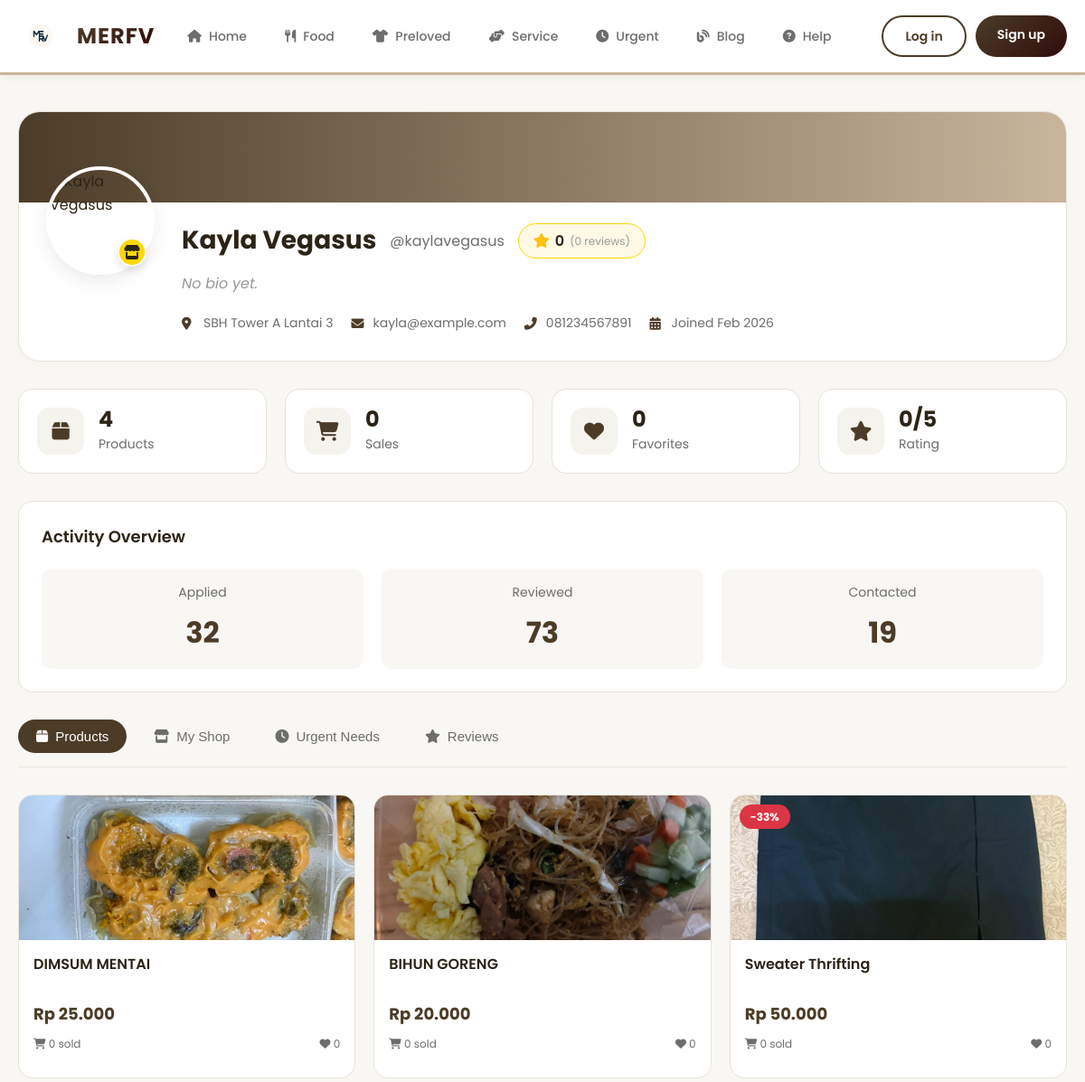
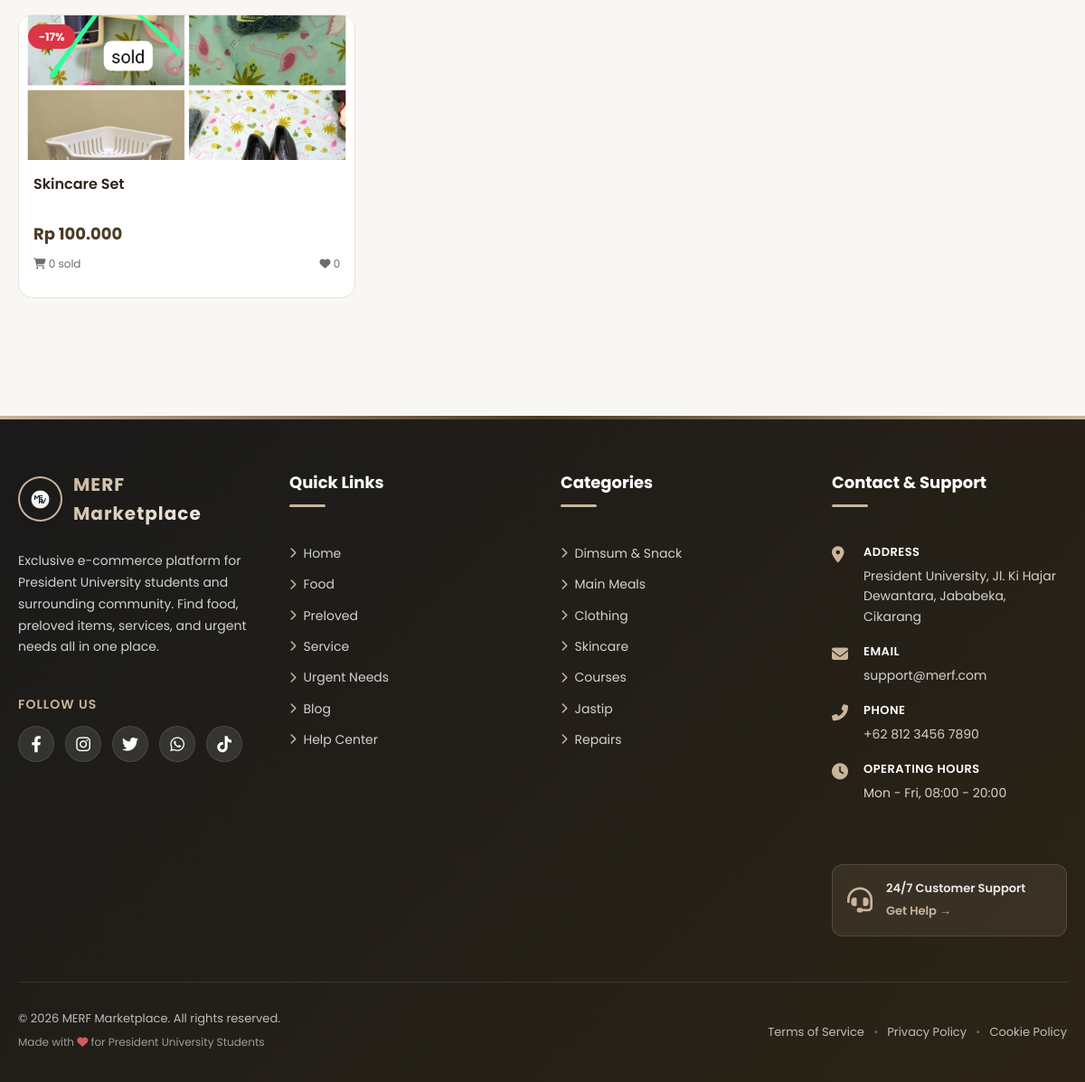
The page /pages/profile.php?id=2 on the database its author committed (2 pictures, top to bottom).
### tables this page shows
CREATE TABLE `users` (
  `user_id` int(11) NOT NULL,
  `full_name` varchar(100) NOT NULL,
  `email` varchar(100) NOT NULL,
  `phone` varchar(15) DEFAULT NULL,
  `password` varchar(255) NOT NULL,
  `student_id` varchar(20) DEFAULT NULL,
  `university` varchar(100) DEFAULT NULL,
  `is_student` enum('yes','no') DEFAULT 'yes',
  `dob` date DEFAULT NULL,
  `gender` enum('Male','Female','Other') DEFAULT NULL,
  `address` text DEFAULT NULL,
  `dorm_address` text DEFAULT NULL,
  `profile_pic` varchar(255) DEFAULT 'default-profile.png',
  `bio` text DEFAULT NULL,
  `rating` decimal(3,2) DEFAULT 0.00,
  `total_sales` int(11) DEFAULT 0,
  `role` enum('customer','seller','admin') DEFAULT 'customer',
  `status` enum('active','inactive','banned') DEFAULT 'active',
  `created_at` timestamp NOT NULL DEFAULT current_timestamp(),
  `last_login` timestamp NULL DEFAULT NULL
);

CREATE TABLE `products` (
  `product_id` int(11) NOT NULL,
  `seller_id` int(11) NOT NULL,
  `name` varchar(200) NOT NULL,
  `category` enum('food','preloved','service','urgent') NOT NULL,
  `subcategory` varchar(50) DEFAULT NULL,
  `description` text NOT NULL,
  `price` decimal(10,2) NOT NULL,
  `discounted_price` decimal(10,2) DEFAULT NULL,
  `quantity` int(11) DEFAULT 1,
  `image` varchar(255) NOT NULL,
  `location` varchar(100) DEFAULT 'SBH',
  `is_available` tinyint(1) DEFAULT 1,
  `delivery_option` enum('pickup','delivery','both') DEFAULT 'both',
  `delivery_fee` decimal(10,2) DEFAULT 0.00,
  `avg_rating` decimal(3,2) DEFAULT 0.00,
  `total_views` int(11) DEFAULT 0,
  `total_likes` int(11) DEFAULT 0,
  `created_at` timestamp NOT NULL DEFAULT current_timestamp(),
  `updated_at` timestamp NOT NULL DEFAULT current_timestamp() ON UPDATE current_timestamp()
);

### includes/functions.php (called while the page is built, shortened)
<?php
function getUserAvatar($user_id) {
    global $pdo;
    if (isset($_SESSION['user_id']) && $_SESSION['user_id'] == $user_id) {
        if (isset($_SESSION['profile_pic']) && !empty($_SESSION['profile_pic'])) {
            $pic = $_SESSION['profile_pic'];
        } else {
            $stmt = $pdo->prepare("SELECT profile_pic FROM users WHERE user_id = ?");
            $stmt->execute([$user_id]);
            $pic = $stmt->fetchColumn();
            $_SESSION['profile_pic'] = $pic;
        }
    } else {
        $stmt = $pdo->prepare("SELECT profile_pic FROM users WHERE user_id = ?");
        $stmt->execute([$user_id]);
        $pic = $stmt->fetchColumn();
    }
    $upload_path = __DIR__ . '/../assets/images/uploads/';
    $direct_path = __DIR__ . '/../assets/images/';
    return SITE_URL . 'assets/images/default-profile.png';
}
function formatCurrency($amount) {
    return 'Rp ' . number_format($amount, 0, ',', '.');
}
function getProductImageUrl($image_name) {
    $upload_path = __DIR__ . '/../assets/images/uploads/';
    $upload_url = SITE_URL . 'assets/images/uploads/';
    if(file_exists($upload_path . $image_name)) {
        return $upload_url . $image_name;
    }
    return SITE_URL . 'assets/images/no-image.png';
}
?>

### pages/profile.php (the view, shortened to what this page needs)
<?php
require_once '../config.php';
$user_id = $_GET['id'] ?? (isLoggedIn() ? $_SESSION['user_id'] : null);
$stmt = $pdo->prepare("SELECT * FROM users WHERE user_id = ? AND status = 'active'");
$stmt->execute([$user_id]);
$user = $stmt->fetch();
$is_owner = isLoggedIn() && ($_SESSION['user_id'] == $user_id);
$is_admin = isLoggedIn() && isAdmin();
$can_edit = $is_owner || $is_admin;
$stats = [];
$stmt = $pdo->prepare("SELECT COUNT(*) FROM products WHERE seller_id = ? AND is_available = 1");
$stmt->execute([$user_id]);
$stats['total_products'] = $stmt->fetchColumn();
$stmt = $pdo->prepare("
    SELECT COUNT(*) FROM orders
    WHERE seller_id = ? AND status = 'delivered'
");
$stmt->execute([$user_id]);
$stats['total_sales'] = $stmt->fetchColumn();
$stmt = $pdo->prepare("
    SELECT COALESCE(SUM(total_price + delivery_fee), 0) FROM orders
    WHERE seller_id = ? AND status = 'delivered'
");
$stmt->execute([$user_id]);
$stats['total_revenue'] = $stmt->fetchColumn();
$stmt = $pdo->prepare("
    SELECT COALESCE(AVG(r.rating_value), 0) FROM ratings r
    JOIN products p ON r.product_id = p.product_id
    WHERE p.seller_id = ?
");
$stmt->execute([$user_id]);
$stats['avg_rating'] = round($stmt->fetchColumn(), 1);
$stmt = $pdo->prepare("
    SELECT COUNT(*) FROM ratings r
    JOIN products p ON r.product_id = p.product_id
    WHERE p.seller_id = ?
");
$stmt->execute([$user_id]);
$stats['total_reviews'] = $stmt->fetchColumn();
$stmt = $pdo->prepare("SELECT COUNT(*) FROM urgent_needs WHERE user_id = ?");
$stmt->execute([$user_id]);
$stats['total_urgent'] = $stmt->fetchColumn();
$stmt = $pdo->prepare("SELECT COUNT(*) FROM orders WHERE buyer_id = ?");
$stmt->execute([$user_id]);
$stats['total_orders'] = $stmt->fetchColumn();
$stmt = $pdo->prepare("
    SELECT COUNT(*) FROM favorites f
    JOIN products p ON f.product_id = p.product_id
    WHERE p.seller_id = ?
");
$stmt->execute([$user_id]);
$stats['total_favorites'] = $stmt->fetchColumn();
$user_products = [];
if($user['role'] == 'seller' || $user['role'] == 'admin') {
    $stmt = $pdo->prepare("
        SELECT p.*,
        (SELECT COUNT(*) FROM orders WHERE product_id = p.product_id AND status = 'delivered') as sold_count,
        (SELECT COUNT(*) FROM favorites WHERE product_id = p.product_id) as favorite_count
        FROM products p
        WHERE p.seller_id = ? AND p.is_available = 1
        ORDER BY p.created_at DESC
        LIMIT 6
    ");
    $stmt->execute([$user_id]);
    $user_products = $stmt->fetchAll();
}
$activity_stats = [
    'applied' => rand(20, 40),
    'reviewed' => rand(60, 80),
    'contacted' => rand(10, 25)
];
include '../header.php';
?>
<div class="profile-page">
    <div class="container">
        <div class="profile-header-card">
            <div class="profile-cover">
                <?php if($user['role'] == 'seller'): ?>
                <div class="cover-gradient seller-gradient"></div>
                <?php elseif($user['role'] == 'admin'): ?>
                <div class="cover-gradient admin-gradient"></div>
                <?php else: ?>
                <div class="cover-gradient customer-gradient"></div>
                <?php endif; ?>
            </div>
            <div class="profile-info-wrapper">
                <div class="profile-avatar-section">
                    <div class="profile-avatar">
                        <img src="<?php echo getUserAvatar($user_id); ?>" alt="<?php echo htmlspecialchars($user['full_name']); ?>">
                        <?php if($user['role'] == 'seller'): ?>
                        <span class="role-badge seller">
                            <i class="fas fa-store"></i>
                        </span>
                        <?php elseif($user['role'] == 'admin'): ?>
                        <span class="role-badge admin">
                            <i class="fas fa-crown"></i>
                        </span>
                        <?php else: ?>
                        <span class="role-badge customer">
                            <i class="fas fa-user"></i>
                        </span>
                        <?php endif; ?>
                    </div>
                </div>
                <div class="profile-details-section">
                    <div class="profile-name-section">
                        <h1 class="profile-name"><?php echo htmlspecialchars($user['full_name']); ?></h1>
                        <span class="profile-username">@<?php echo strtolower(str_replace(' ', '', $user['full_name'])); ?></span>
                        <?php if($user['role'] == 'seller'): ?>
                        <div class="seller-rating-badge">
                            <i class="fas fa-star"></i>
                            <span><?php echo $stats['avg_rating']; ?></span>
                            <span class="rating-count">(<?php echo $stats['total_reviews']; ?> reviews)</span>
                        </div>
                        <?php endif; ?>
                    </div>
                    <div class="profile-bio">
                        <?php if($user['bio']): ?>
                        <p><?php echo nl2br(htmlspecialchars($user['bio'])); ?></p>
                        <?php else: ?>
                        <p class="no-bio">No bio yet.</p>
                        <?php endif; ?>
                    </div>
                    <div class="profile-meta">
                        <div class="meta-item">
                            <i class="fas fa-map-marker-alt"></i>
                            <span><?php echo htmlspecialchars($user['dorm_address'] ?? 'No address'); ?></span>
                        </div>
                        <div class="meta-item">
                            <i class="fas fa-envelope"></i>
                            <span><?php echo htmlspecialchars($user['email']); ?></span>
                        </div>
                        <?php if($user['phone']): ?>
                        <div class="meta-item">
                            <i class="fas fa-phone-alt"></i>
                            <span><?php echo htmlspecialchars($user['phone']); ?></span>
                        </div>
                        <?php endif; ?>
                        <div class="meta-item">
                            <i class="fas fa-calendar-alt"></i>
                            <span>Joined <?php echo date('M Y', strtotime($user['created_at'])); ?></span>
                        </div>
                    </div>
                </div>
            </div>
        </div>
        <div class="profile-stats-grid">
            <?php if($user['role'] == 'seller'): ?>
                <div class="stat-card">
                    <div class="stat-icon">
                        <i class="fas fa-box"></i>
                    </div>
                    <div class="stat-content">
                        <h3><?php echo $stats['total_products']; ?></h3>
                        <p>Products</p>
                    </div>
                </div>
                <div class="stat-card">
                    <div class="stat-icon">
                        <i class="fas fa-shopping-cart"></i>
                    </div>
                    <div class="stat-content">
                        <h3><?php echo $stats['total_sales']; ?></h3>
                        <p>Sales</p>
                    </div>
                </div>
                <div class="stat-card">
                    <div class="stat-icon">
                        <i class="fas fa-heart"></i>
                    </div>
                    <div class="stat-content">
                        <h3><?php echo $stats['total_favorites']; ?></h3>
                        <p>Favorites</p>
                    </div>
                </div>
                <div class="stat-card">
                    <div class="stat-icon">
                        <i class="fas fa-star"></i>
                    </div>
                    <div class="stat-content">
                        <h3><?php echo $stats['avg_rating']; ?>/5</h3>
                        <p>Rating</p>
                    </div>
                </div>
            <?php endif; ?>
        </div>
        <div class="activity-stats-card">
            <div class="activity-stats-header">
                <h3>Activity Overview</h3>
            </div>
            <div class="activity-stats-grid">
                <div class="activity-stat-item">
                    <span class="activity-label">Applied</span>
                    <span class="activity-number"><?php echo $activity_stats['applied']; ?></span>
                </div>
                <div class="activity-stat-item">
                    <span class="activity-label">Reviewed</span>
                    <span class="activity-number"><?php echo $activity_stats['reviewed']; ?></span>
                </div>
                <div class="activity-stat-item">
                    <span class="activity-label">Contacted</span>
                    <span class="activity-number"><?php echo $activity_stats['contacted']; ?></span>
                </div>
            </div>
        </div>
        <div class="profile-tabs">
            <button class="tab-btn active" onclick="showTab('products')">
                <i class="fas fa-box"></i> Products
            </button>
            <?php if($user['role'] == 'seller' || $user['role'] == 'admin'): ?>
            <button class="tab-btn" onclick="showTab('shop')">
                <i class="fas fa-store"></i> My Shop
            </button>
            <?php endif; ?>
            <button class="tab-btn" onclick="showTab('urgent')">
                <i class="fas fa-clock"></i> Urgent Needs
            </button>
            <button class="tab-btn" onclick="showTab('reviews')">
                <i class="fas fa-star"></i> Reviews
            </button>
        </div>
        <div class="tab-content">
            <div id="productsTab" class="tab-pane active">
                <?php if($user['role'] == 'seller' || $user['role'] == 'admin'): ?>
                    <?php if(empty($user_products)): ?>
                    <div class="empty-state">
                        <i class="fas fa-box-open"></i>
                        <h3>No products yet</h3>
                        <p><?php echo $can_edit ? 'Start selling by uploading your first product!' : 'This seller has no products yet'; ?></p>
                        <?php if($can_edit): ?>
                        <a href="upload-product.php" class="btn-primary">
                            <i class="fas fa-plus-circle"></i> Upload Product
                        </a>
                        <?php endif; ?>
                    </div>
                    <?php else: ?>
                    <div class="products-grid">
                        <?php foreach($user_products as $product): ?>
                        <div class="product-card-mini">
                            <div class="product-image">
                                <a href="product-detail.php?id=<?php echo $product['product_id']; ?>">
                                    <img src="<?php echo getProductImageUrl($product['image']); ?>" alt="<?php echo htmlspecialchars($product['name']); ?>">
                                </a>
                                <?php if($product['discounted_price']): ?>
                                <span class="discount-badge">-<?php echo round((($product['price'] - $product['discounted_price']) / $product['price']) * 100); ?>%</span>
                                <?php endif; ?>
                            </div>
                            <div class="product-info">
                                <h4 class="product-title">
                                    <a href="product-detail.php?id=<?php echo $product['product_id']; ?>">
                                        <?php echo htmlspecialchars($product['name']); ?>
                                    </a>
                                </h4>
                                <div class="product-price">
                                    <span class="current-price"><?php echo formatCurrency($product['discounted_price'] ?? $product['price']); ?></span>
                                </div>
                                <div class="product-meta">
                                    <span><i class="fas fa-shopping-cart"></i> <?php echo $product['sold_count'] ?? 0; ?> sold</span>
                                    <span><i class="fas fa-heart"></i> <?php echo $product['favorite_count'] ?? 0; ?></span>
                                </div>
                            </div>
                        </div>
                        <?php endforeach; ?>
                    </div>
                    <?php endif; ?>
                <?php endif; ?>
            </div>
        </div>
    </div>
</div>
<?php include '../footer.php'; ?>

### rows shown on the page
users: full_name "Kayla Vegasus", full_name "kaylavegasus", dorm_address "SBH Tower A Lantai 3", email "kayla@example.com", phone "081234567891", created_at "Feb 2026"
products: image (picture), name "DIMSUM MENTAI", discounted_price+price "Rp 25.000", sold_count "0", favorite_count "0"
products: image (picture), name "BIHUN GORENG", discounted_price+price "Rp 20.000", sold_count "0", favorite_count "0"
products: image (picture), (($product['price'] - $product['discounted_price']) / $product['price']) * 100 "33", name "Sweater Thrifting", discounted_price "Rp 50.000", sold_count "0", favorite_count "0"
products: image (picture), (($product['price'] - $product['discounted_price']) / $product['price']) * 100 "17", name "Skincare Set", discounted_price "Rp 100.000", sold_count "0", favorite_count "0"

### other values the page prints
$stats['avg_rating'] "0"
$stats['total_reviews'] "0"
$stats['total_products'] "4"
$stats['total_sales'] "0"
$stats['total_favorites'] "0"
$activity_stats['applied'] "32"
$activity_stats['reviewed'] "73"
$activity_stats['contacted'] "19"
